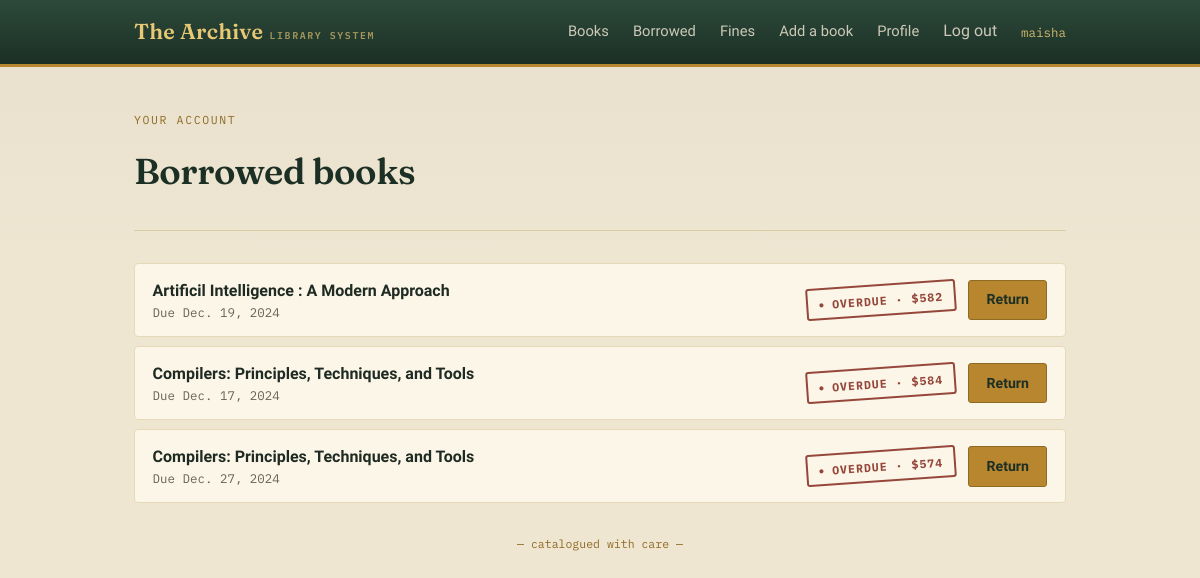
Screenshot of /borrowed/ (signed in) with the database file from the repository.
### library/models.py (models this page shows, shortened)
class Borrow(models.Model):
    user = models.ForeignKey(User, on_delete=models.CASCADE)
    book = models.ForeignKey(Book, on_delete=models.CASCADE)
    borrowed_date = models.DateField(auto_now_add=True)
    due_date = models.DateField(default=get_due_date)
    returned = models.BooleanField(default=False)
    returned_date = models.DateField(null=True, blank=True)
    class Meta:
        ordering = ["-borrowed_date"]
    @property
    def is_overdue(self):
        return not self.returned and date.today() > self.due_date
    @property
    def days_overdue(self):
        end = self.returned_date if self.returned and self.returned_date else date.today()
        return max((end - self.due_date).days, 0)
    @property
    def fine_amount(self):
        return self.days_overdue * FINE_PER_DAY

class Book(models.Model):
    CATEGORY_CHOICES = [
        ("fiction", "Fiction"),
        ("non_fiction", "Non-fiction"),
        ("science", "Science"),
        ("history", "History"),
        ("technology", "Technology"),
        ("biography", "Biography"),
        ("other", "Other"),
    ]
    title = models.CharField(max_length=200)
    authors = models.CharField(max_length=200)
    publisher = models.CharField(max_length=100)
    year_of_publishing = models.PositiveIntegerField()
    isbn = models.CharField(
        "ISBN", max_length=13, unique=True, blank=True, null=True,
        help_text="Optional. 10 or 13 digit ISBN.",
    )
    category = models.CharField(
        max_length=20, choices=CATEGORY_CHOICES, default="other",
    )
    description = models.TextField(blank=True)
    copies_total = models.PositiveIntegerField(
        default=1, help_text="How many physical copies the library owns.",
    )
    class Meta:
        ordering = ["title"]

### library/views.py (the view)
# urls.py: path('borrowed/', views.borrowed_books, name='borrowed_books'),
@login_required
def borrowed_books(request):
    borrows = Borrow.objects.filter(user=request.user)
    return render(request, "library/borrowed_books.html", {"borrows": borrows})

### library/templates/library/borrowed_books.html (shortened to what this page needs)
{% extends "base.html" %}
{% block content %}
<div class="page-head">
    <p class="eyebrow">Your account</p>
    <h1>Borrowed books</h1>
</div>
{% if borrows %}
<ul class="record-list">
    {% for borrow in borrows %}
    <li class="record-row">
        <div>
            <div class="title">{{ borrow.book.title }}</div>
            <div class="sub">
                {% if borrow.returned %}
                    Returned {{ borrow.returned_date }}
                {% else %}
                    Due {{ borrow.due_date }}
                {% endif %}
            </div>
        </div>
        <div style="display:flex; align-items:center; gap:.75rem;">
            {% if borrow.returned %}
                {% if borrow.fine_amount %}
                    <span class="stamp stamp-fine">Fine ${{ borrow.fine_amount }}</span>
                {% else %}
                    <span class="stamp stamp-ok">Returned</span>
                {% endif %}
            {% elif borrow.is_overdue %}
                <span class="stamp stamp-overdue">Overdue &middot; ${{ borrow.fine_amount }}</span>
                <a class="btn" href="{% url 'return_book' borrow.id %}">Return</a>
            {% else %}
                <span class="stamp stamp-due">Borrowed</span>
                <a class="btn btn-ghost" href="{% url 'return_book' borrow.id %}">Return</a>
            {% endif %}
        </div>
    </li>
    {% endfor %}
</ul>
{% else %}
    <p class="empty-note">You haven't borrowed anything yet. <a href="{% url 'book_list' %}">Browse the catalog</a>.</p>
{% endif %}
{% endblock %}

### library/templates/base.html (shortened to what this page needs)
{% load static %}
<!DOCTYPE html>
<html lang="en">
<head>
    <link rel="stylesheet" href="{% static 'library/style.css' %}">
</head>
<body>
    <header class="placard">
        <div class="placard-inner">
            <a href="{% url 'home' %}" class="wordmark">
                The Archive <small>Library System</small>
            </a>
            <nav class="nav-links">
                <a href="{% url 'book_list' %}">Books</a>
                {% if user.is_authenticated %}
                    <a href="{% url 'borrowed_books' %}">Borrowed</a>
                    <a href="{% url 'fines' %}">Fines</a>
                    {% if user.is_staff %}
                        <a href="{% url 'book_add' %}">Add a book</a>
                    {% endif %}
                    <a href="{% url 'profile' %}">Profile</a>
                    <form method="post" action="{% url 'logout' %}" class="logout-form">
                        <button type="submit" class="link-button">Log out</button>
                    </form>
                    <span class="nav-user">{{ user.username }}</span>
                {% else %}
                    <a href="{% url 'login' %}">Log in</a>
                    <a href="{% url 'register' %}">Register</a>
                {% endif %}
            </nav>
        </div>
    </header>
    <main class="shell">
        {% block content %}{% endblock %}
        <footer class="site-footer">
            &mdash; catalogued with care &mdash;
        </footer>
    </main>
</body>
</html>

### library/static/library/style.css (style rules this page uses)
:root { --ink: #1f2a22; --forest: #2c4a3a; --forest-dark: #1c2f25; --paper: #efe6d2; --card: #fbf6e8; --card-edge: #e6d9b8; --brass: #b8862f; --brass-dark: #8f6a22; --brass-light: #e7c874; --stamp-red: #8b3529; --line: #d9cba6; --ok: #3d6b4f; --font-display: "Fraunces", "Iowan Old Style", Georgia, serif; --font-body: "Source Sans 3", "Segoe UI", system-ui, sans-serif; --font-mono: "IBM Plex Mono", "Courier New", monospace; }
* { box-sizing: border-box; }
html { scroll-behavior: smooth; }
body { margin: 0; min-height: 100vh; background: linear-gradient(180deg, rgba(44,74,58,0.04), rgba(44,74,58,0) 260px), var(--paper); color: var(--ink); font-family: var(--font-body); font-size: 16px; line-height: 1.5; }
a { color: var(--forest); text-decoration: none; }
h1, h2, h3 { font-family: var(--font-display); font-weight: 600; color: var(--forest-dark); margin: 0 0 .5rem; letter-spacing: -0.01em; }
h1 { font-size: 2.25rem; }
p { margin: 0 0 1rem; }
.eyebrow { font-family: var(--font-mono); font-size: .72rem; letter-spacing: .14em; text-transform: uppercase; color: var(--brass-dark); }
.shell { max-width: 980px; margin: 0 auto; padding: 0 1.5rem 4rem; }
.page-head { padding: 2.75rem 0 1.5rem; border-bottom: 1px solid var(--line); margin-bottom: 2rem; }
.placard { background: var(--forest); background-image: linear-gradient(180deg, var(--forest) 0%, var(--forest-dark) 100%); border-bottom: 3px solid var(--brass); }
.placard-inner { max-width: 980px; margin: 0 auto; padding: 0 1.5rem; display: flex; align-items: center; justify-content: space-between; gap: 1rem; min-height: 64px; }
.wordmark { font-family: var(--font-display); font-size: 1.35rem; font-weight: 600; color: var(--brass-light); letter-spacing: .01em; display: flex; align-items: baseline; gap: .4rem; }
.wordmark small { font-family: var(--font-mono); font-size: .62rem; color: rgba(231, 200, 116, 0.65); letter-spacing: .16em; text-transform: uppercase; }
.nav-links { display: flex; align-items: center; gap: 1.5rem; flex-wrap: wrap; }
.nav-links a { color: rgba(241, 232, 214, 0.82); font-size: .92rem; padding: .25rem 0; border-bottom: 2px solid transparent; transition: border-color .15s ease, color .15s ease; }
.logout-form { display: inline-flex; margin: 0; }
.link-button { background: none; border: none; border-bottom: 2px solid transparent; padding: .25rem 0; margin: 0; font: inherit; color: rgba(241, 232, 214, 0.82); cursor: pointer; transition: border-color .15s ease, color .15s ease; }
.nav-user { font-family: var(--font-mono); font-size: .78rem; color: rgba(231, 200, 116, 0.9); }
.btn { display: inline-flex; align-items: center; gap: .4rem; font-family: var(--font-body); font-weight: 600; font-size: .88rem; padding: .55rem 1.1rem; border-radius: 3px; border: 1px solid var(--brass-dark); background: var(--brass); color: var(--forest-dark); cursor: pointer; transition: transform .1s ease, background .15s ease; }
.record-list { list-style: none; padding: 0; margin: 1.5rem 0 0; display: flex; flex-direction: column; gap: .6rem; }
.record-row { display: flex; align-items: center; justify-content: space-between; gap: 1rem; background: var(--card); border: 1px solid var(--card-edge); border-radius: 4px; padding: .9rem 1.1rem; flex-wrap: wrap; }
.record-row .title { font-weight: 600; }
.record-row .sub { font-family: var(--font-mono); font-size: .78rem; color: #6b6255; }
.stamp { font-family: var(--font-mono); font-size: .72rem; font-weight: 700; letter-spacing: .09em; text-transform: uppercase; padding: .35rem .65rem; border: 2px solid currentColor; border-radius: 3px; display: inline-block; transform: rotate(-3deg); opacity: 0.9; white-space: nowrap; }
.stamp::before { content: "● "; font-size: .6rem; vertical-align: middle; }
.stamp-overdue { color: var(--stamp-red); transform: rotate(-4deg); }
.site-footer { text-align: center; font-family: var(--font-mono); font-size: .72rem; color: var(--brass-dark); padding: 2rem 0 0; }

### rows the page displays
Borrow: book "Artificil Intelligence : A Modern Approach", due_date "Dec. 19, 2024", fine_amount "582"
Borrow: book "Compilers: Principles, Techniques, and Tools", due_date "Dec. 17, 2024", fine_amount "584"
Borrow: book "Compilers: Principles, Techniques, and Tools", due_date "Dec. 27, 2024", fine_amount "574"

### other values shown
{{ user.username }} "maisha"
